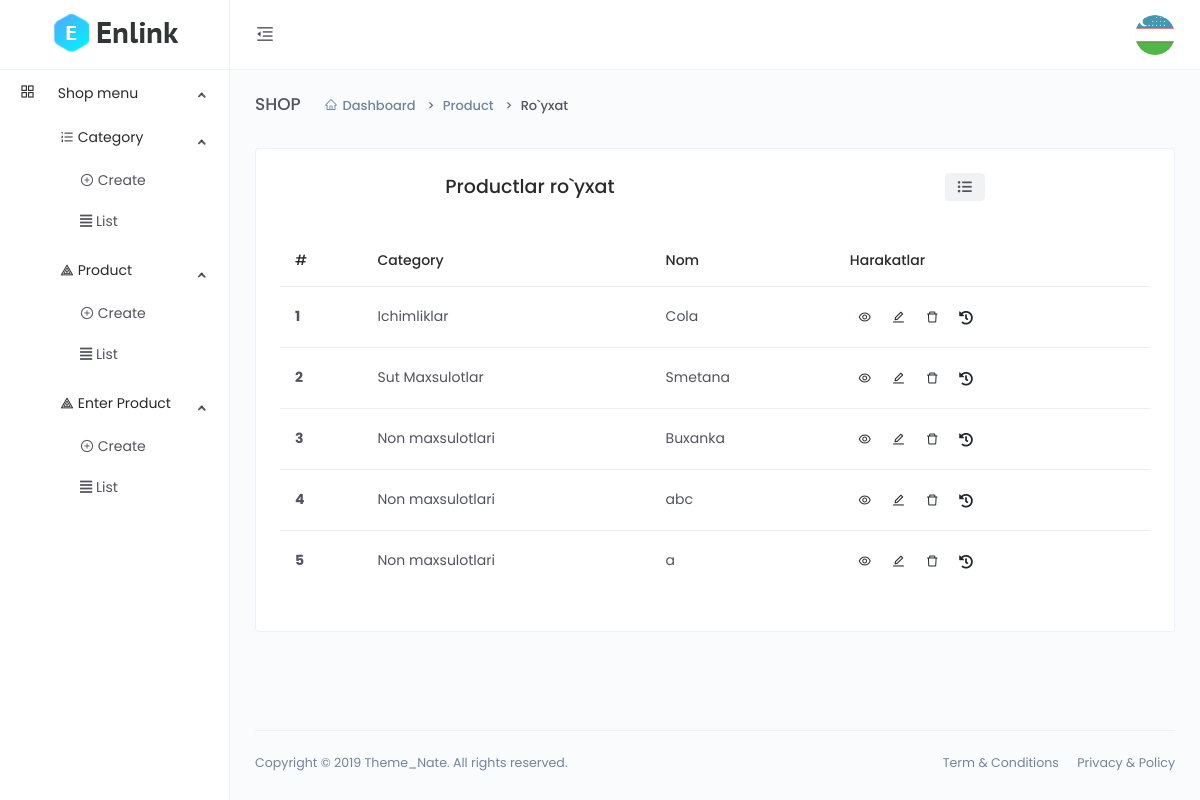
Screenshot of /dashboard/product-list/ (signed in) with the database file from the repository.
### main/models.py (models this page shows, shortened)
class User(AbstractUser):
    avatar = models.ImageField(upload_to='avatar/',default='avatar/default.png')
    address = models.CharField(max_length=255, blank=True, null=True)
    phone = models.CharField(max_length=255, blank=True, null=True)
    zip_code = models.IntegerField(blank=True, null=True)
    class Meta(AbstractUser.Meta):
        swappable = "AUTH_USER_MODEL"

class CodeGenerate(models.Model):
    code = models.CharField(max_length=255, blank=True,unique=True)
    class Meta:
        abstract = True

class Product(CodeGenerate):
    category = models.ForeignKey(Category, on_delete=models.CASCADE)
    name = models.CharField(max_length=255)
    body = models.TextField()
    price = models.DecimalField(decimal_places=2, max_digits=10)
    discount_price = models.DecimalField(decimal_places=2, max_digits=10,blank=True, null=True)
    banner_img = models.ImageField(upload_to='banner-img/')
    quantity = models.IntegerField()
    delivery = models.BooleanField(default=False)

class Category(CodeGenerate):
    name = models.CharField(max_length=255, unique=True)
    def __str__(self):
        return f'{self.name}'

### main/funcs.py (the view)
    def wrapper(request, *args, **kwargs):
        if request.user.is_staff:
            return func(request,*args, **kwargs)
        else:
            return redirect('front:index')

### main/dashboard/views.py (called while the page is built, shortened)
@staff_required
def product_list(request):
    categories = models.Category.objects.all()
    category_code = request.GET.get('category_code')
    queryset = models.Product.objects.all()
    context = {
          'queryset':queryset,
          'categories':categories,
          'category_code':category_code,
    }
    return render(request, 'dashboard/product/list.html', context)

### main/funcs.py (called while the page is built)
def staff_required(func):
    def wrapper(request, *args, **kwargs):
        if request.user.is_staff:
            return func(request,*args, **kwargs)
        else:
            return redirect('front:index')
    return wrapper

### templates/dashboard/product/list.html (shortened to what this page needs)
{% extends 'dashboard/base.html' %}
{% block content %}
<div class="main-content">
    <div class="page-header">
        <h2 class="header-title">SHOP</h2>
        <div class="header-sub-title">
            <nav class="breadcrumb breadcrumb-dash">
                <a href="#" class="breadcrumb-item"><i class="anticon anticon-home m-r-5"></i>Dashboard</a>
                <a class="breadcrumb-item" href="#">Product</a>
                <span class="breadcrumb-item active">Ro`yxat</span>
            </nav>
        </div>
    </div>
    <div class="card">
        <div class="card-body">
            <div class="d-flex justify-content-around">
            <h4>Productlar ro`yxat</h4>
            <div>
                <button type="button" class="input-group-text" data-toggle="modal" data-target=".bd-example-modal-xl"><i class="fas fa-list-ul"></i></button>
            </div>
            </div>
            <div class="m-t-25">
                <div class="table-responsive">
                    <table class="table">
                        <thead>
                            <tr>
                                <th scope="col">#</th>
                                <th scope="col">Category</th>
                                <th scope="col">Nom</th>
                                <th scope="col">Harakatlar</th>
                            </tr>
                        </thead>
                        <tbody>
                            {% for q in queryset %}
                            <tr>
                                <th scope="row">{{forloop.counter}}</th>
                                <td>{{q.category.name}}</td>
                                <td>{{q.name}}</td>
                                <td>
                                    <a href="{% url 'dashboard:product_detail' q.code %}" class="btn btn-icon btn-hover btn-sm btn-rounded">
                                        <i class="anticon anticon-eye"></i>
                                    </a>
                                    <a href="{% url 'dashboard:product_update' q.code %}" class="btn btn-icon btn-hover btn-sm btn-rounded">
                                        <i class="anticon anticon-edit"></i>
                                    </a>
                                    <button type="button" class="btn btn-icon btn-hover btn-sm btn-rounded" data-toggle="modal" data-target=".bd-example-modal-sm{{forloop.counter}}">
                                        <i class="anticon anticon-delete"></i>
                                    </button>
                                    <a href="{% url 'dashboard:product_history' q.code %}" class="btn btn-icon btn-hover btn-sm btn-rounded">
                                        <i class="fa fa-history"></i>
                                    </a>
                                </td>
                            </tr>
                            {% endfor %}
                        </tbody>
                    </table>
                </div>
            </div>
        </div>
    </div>
</div>
{% endblock %}

### templates/dashboard/base.html (shortened to what this page needs)
<!DOCTYPE html>
<html lang="en">
{% load static %}
<head>
    <link href="{% static 'dashboard/vendors/bootstrap-datepicker/bootstrap-datepicker.min.css' %}" rel="stylesheet">
    <link href="{% static 'dashboard/css/app.min.css' %}" rel="stylesheet">
</head>
<body>
    <div class="app">
        <div class="layout">
            <div class="header">
                <div class="logo logo-dark">
                    <a href="{% url 'dashboard:index' %}">
                        <img src="{% static 'dashboard/images/logo/logo.png' %}" alt="Logo">
                    </a>
                </div>
                <div class="nav-wrap">
                    <ul class="nav-left">
                        <li class="desktop-toggle">
                            <a href="javascript:void(0);">
                                <i class="anticon"></i>
                            </a>
                        </li>
                    </ul>
                    <ul class="nav-right">
                        <li class="dropdown dropdown-animated scale-left">
                            <div class="pointer" data-toggle="dropdown">
                                <div class="avatar avatar-image  m-h-10 m-r-15">
                                    <img src="{{user.avatar.url}}"  alt="">
                                </div>
                            </div>
                        </li>
                    </ul>
                </div>
            </div>
            <div class="side-nav">
                <div class="side-nav-inner">
                    <ul class="side-nav-menu scrollable">
                        <li class="nav-item dropdown open">
                            <a class="dropdown-toggle" href="javascript:void(0);">
                                <span class="icon-holder">
                                    <i class="anticon anticon-appstore"></i>
                                </span>
                                <span class="title">Shop menu</span>
                            </a>
                            <ul class="dropdown-menu">
                                <li>
                                    <li class="nav-item dropdown open">
                                        <a class="dropdown-toggle" href="javascript:void(0);">
                                            <span class="icon-holder">
                                                <i class="anticon anticon-ordered-list"></i>
                                            </span>
                                            <span class="title">Category</span>
                                        </a>
                                        <ul class="dropdown-menu">
                                            <li>
                                                <a href="{% url 'dashboard:category_create' %}">
                                                    <i class="anticon anticon-plus-circle"></i>
                                                    Create
                                                </a>
                                            </li>
                                            <li>
                                                <a href="{% url 'dashboard:category_list' %}">
                                                    <span class="icon-holder">
                                                        <i class="fas fa-align-justify"></i>
                                                        List
                                                    </span>
                                                </a>
                                            </li>
                                        </ul>
                                    </li>
                                </li>
                                <li>
                                    <li class="nav-item dropdown open">
                                        <a class="dropdown-toggle" href="javascript:void(0);">
                                            <span class="icon-holder">
                                                <i class="anticon anticon-heat-map"></i>
                                            </span>
                                            <span class="title">Product</span>
                                        </a>
                                        <ul class="dropdown-menu">
                                            <li>
                                                <a href="{% url 'dashboard:product_create' %}">
                                                    <i class="anticon anticon-plus-circle"></i>
                                                    Create
                                                </a>
                                            </li>
                                            <li>
                                                <a href="{% url 'dashboard:product_list' %}">
                                                    <i class="fas fa-align-justify"></i>
                                                    List
                                                </a>
                                            </li>
                                        </ul>
                                    </li>
                                </li>
                                <li>
                                    <li class="nav-item dropdown open">
                                        <a class="dropdown-toggle" href="javascript:void(0);">
                                            <span class="icon-holder">
                                                <i class="anticon anticon-heat-map"></i>
                                            </span>
                                            <span class="title">Enter Product</span>
                                        </a>
                                        <ul class="dropdown-menu">
                                            <li>
                                                <a href="{% url 'dashboard:create_product_enter' %}">
                                                    <i class="anticon anticon-plus-circle"></i>
                                                    Create
                                                </a>
                                            </li>
                                            <li>
                                                <a href="{% url 'dashboard:list_product_enter' %}">
                                                    <i class="fas fa-align-justify"></i>
                                                    List
                                                </a>
                                            </li>
                                        </ul>
                                    </li>
                                </li>
                            </ul>
                        </li>
                    </ul>
                </div>
            </div>
            <div class="page-container">
                {% block content %}
                {% endblock %}
                <footer class="footer">
                    <div class="footer-content">
                        <p class="m-b-0">Copyright © 2019 Theme_Nate. All rights reserved.</p>
                        <span>
                            <a href="" class="text-gray m-r-15">Term &amp; Conditions</a>
                            <a href="" class="text-gray">Privacy &amp; Policy</a>
                        </span>
                    </div>
                </footer>
            </div>
        </div>
    </div>
</body>
</html>

### rows the page displays
User: avatar (placeholder picture)
Product: category.name "Ichimliklar", name "Cola"
Product: category.name "Sut Maxsulotlar", name "Smetana"
Product: category.name "Non maxsulotlari", name "Buxanka"
Product: category.name "Non maxsulotlari", name "abc"
Product: category.name "Non maxsulotlari", name "a"
